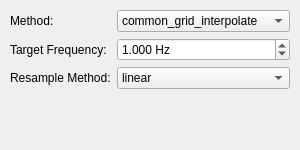
<?xml version="1.0" encoding="UTF-8"?>
<ui version="4.0">
 <class>SyncSettingsWidget</class>
 <widget class="QWidget" name="SyncSettingsWidget">
  <property name="geometry">
   <rect>
    <x>0</x>
    <y>0</y>
    <width>300</width>
    <height>150</height>
   </rect>
  </property>
  <property name="windowTitle">
   <string>Synchronization Settings</string>
  </property>
  <layout class="QFormLayout" name="formLayout">
   <property name="leftMargin">
    <number>10</number>
   </property>
   <property name="topMargin">
    <number>10</number>
   </property>
   <property name="rightMargin">
    <number>10</number>
   </property>
   <property name="bottomMargin">
    <number>10</number>
   </property>
   <item row="0" column="0">
    <widget class="QLabel" name="methodLabel">
     <property name="text">
      <string>Method:</string>
     </property>
    </widget>
   </item>
   <item row="0" column="1">
    <widget class="QComboBox" name="syncMethodCombo">
     <property name="toolTip">
      <string>Select synchronization method</string>
     </property>
     <item>
      <property name="text">
       <string>common_grid_interpolate</string>
      </property>
     </item>
     <item>
      <property name="text">
       <string>kalman_align</string>
      </property>
     </item>
     <item>
      <property name="text">
       <string>dtw_align</string>
      </property>
     </item>
    </widget>
   </item>
   <item row="1" column="0">
    <widget class="QLabel" name="freqLabel">
     <property name="text">
      <string>Target Frequency:</string>
     </property>
    </widget>
   </item>
   <item row="1" column="1">
    <widget class="QDoubleSpinBox" name="targetFreqSpin">
     <property name="toolTip">
      <string>Target sampling frequency in Hz</string>
     </property>
     <property name="suffix">
      <string> Hz</string>
     </property>
     <property name="decimals">
      <number>3</number>
     </property>
     <property name="minimum">
      <double>0.001000000000000</double>
     </property>
     <property name="maximum">
      <double>1000.000000000000000</double>
     </property>
     <property name="value">
      <double>1.000000000000000</double>
     </property>
    </widget>
   </item>
   <item row="2" column="0">
    <widget class="QLabel" name="resampleLabel">
     <property name="text">
      <string>Resample Method:</string>
     </property>
    </widget>
   </item>
   <item row="2" column="1">
    <widget class="QComboBox" name="resampleMethodCombo">
     <property name="toolTip">
      <string>Interpolation method for resampling</string>
     </property>
     <item>
      <property name="text">
       <string>linear</string>
      </property>
     </item>
     <item>
      <property name="text">
       <string>cubic</string>
      </property>
     </item>
     <item>
      <property name="text">
       <string>nearest</string>
      </property>
     </item>
    </widget>
   </item>
  </layout>
 </widget>
 <resources/>
 <connections/>
</ui>
